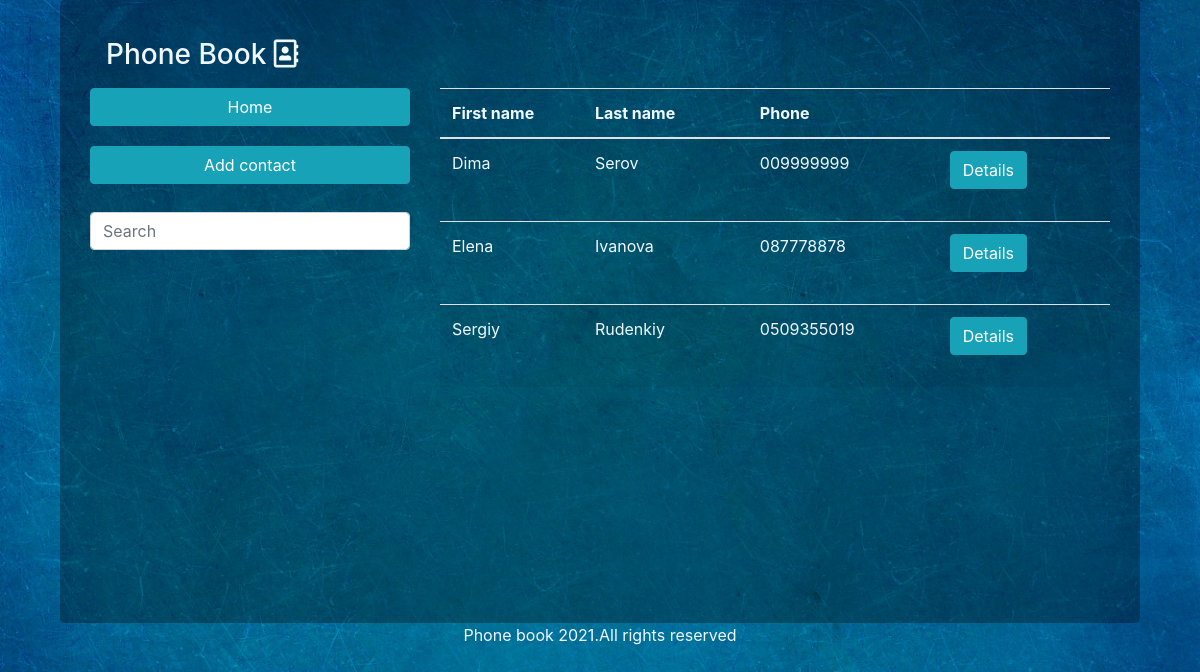
The app's page /pb/ with its own data.
### pb/models.py (models this page shows, shortened)
class Contact(models.Model):
    fname = models.CharField('First name', max_length=50, help_text='Enter Firts name')
    lname = models.CharField('Last name', max_length=50, help_text='Enter Last name')
    city = models.CharField('City', max_length=50,  blank = True,  help_text='Enter City')
    address = models.CharField('Address', max_length=150, blank = True, help_text='Enter address')
    phone = models.CharField('Phone', max_length=10, help_text='Phone number 10 numbers', validators=[validate_phone,])
    contactUrl = models.CharField('URL', max_length=250, null = True, blank = True, help_text='Enter web adsress', validators=[validate_url,])
    image = models.ImageField(upload_to='pb/static/images', blank = True,)
    def get_absolute_url(self):
        return reverse('contact-detail', args = [str(self.id)])
    class Meta:
        ordering = ['fname']
        unique_together = ('fname', 'lname')

### pb/views.py (the view)
def index(request):
    contact_list = Contact.objects.all()
    context = {
        'contact_list': contact_list,
    }
    return render(request, 'pb/index.html', context)

### pb/templates/pb/index.html (shortened to what this page needs)
{% extends "base_generic.html" %}
{% block content %}
<table id="myTable" class="table text-justify table-striped">
  <thead class="tableh1">
  <th class="col-1">First name</th>
  <th class="col-1">Last name</th>
  <th class="col-1">Phone</th>
  <th class="col-1"></th>
  </thead>
  <tbody id="tableBody">
{% if contact_list %}
{% for contact in contact_list %}
<tr>
  <td >{{contact.fname}}</td>
  <td>{{contact.lname}}</td>
  <td>{{contact.phone}}</td>
  <td><a href="{{ contact.get_absolute_url }}" class="btn btn-info w-80 btn1">Details</a></td>
</tr>
{% endfor %}
{% endif %}
</tbody>
</table>
{% endblock %}

### pb/static/css/index_style.css (style rules this page uses)
body { color: aliceblue; background-size: cover; background-attachment: fixed; background-image: url(../images/backgrounds-blank-blue-953214.jpg); }
.tableh1 th { width: 30%; }
.btn1 { margin-bottom: 20px; }

### records on screen
Contact: fname "Dima", lname "Serov", phone "009999999"
Contact: fname "Elena", lname "Ivanova", phone "087778878"
Contact: fname "Sergiy", lname "Rudenkiy", phone "0509355019"
